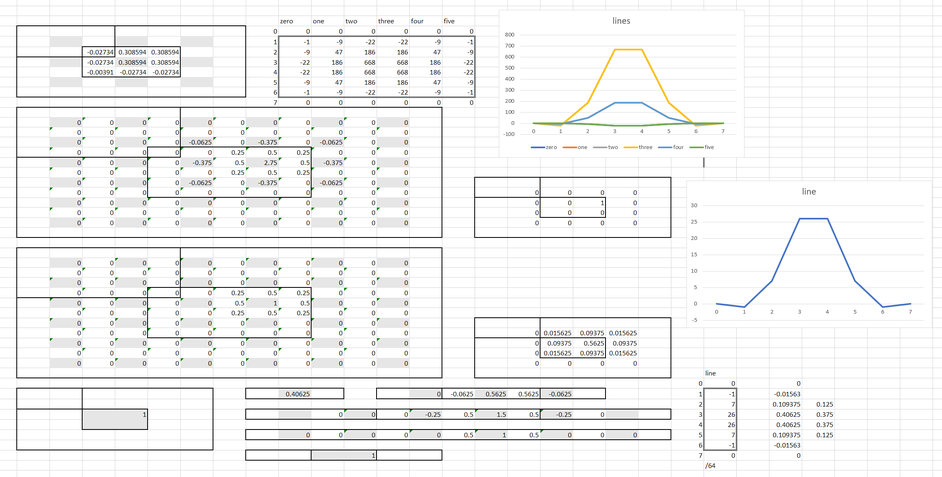
#> input picture tools/super_tent.png, 942 x 477 px, shrunk from 2304 x 1165 before the run, given as the content of the folder tools/test_wavelets/reference_images, which was not available
$ python generate_adaptive_blend_dither.py
#> lines starting #> are read from the running program, lines starting #| are printed output that depends on the picture; after the words box and inside, x2 and y2 are one past the last pixel; in counts of white or black regions, pixels touching at a corner belong together; pictures that were not available may be replaced by others from this repository, and a replacement may not be noted
### tools/test_twelve/second_order_dither.py
#!/usr/bin/env python3
"""
Second-order error diffusion experiment.

Compares three approaches to noise shaping:
1. First-order: standard FS/JJN error diffusion → NTF = (1-H), ~6.8 dB/oct
2. 2H-H² kernel: precomputed kernel aiming for NTF = (1-H)², ~8.2 dB/oct
3. Dual integrator: two coupled error buffers aiming for NTF = (1-C)², ~7.1 dB/oct

Kite et al. insight: In a single feedback loop, the quantizer gain K varies
with the kernel (K≈2 for FS, K≈4.5 for JJN), and NTF = (1-H)/(1+(K-1)H)
which behaves as (1-H) regardless of K. One feedback loop = one order of
noise shaping.

Uses mixed FS/JJN kernel switching with hash-based selection.
The kernel switching is equivalent to threshold dithering but with less white noise
(the hash produces a white noise pattern, but the two kernels are similar enough
that the effective randomization is much smaller than full threshold dithering).
Implements edge seeding matching the Rust dither/basic.rs create_seeded_buffer.

Best results at 50% gray: 2H-H² kernel = 8.22 dB/oct (uniform H² assumption).

Approaches tried that gave worse results:
- Two-pass cascade (X→Y₁, residual X-Y₁→Y₂, threshold Y₁+Y₂):
  Nearly bit-identical to first-order. The residual is already shaped noise
  dancing around zero, so pass 2 contributes almost nothing (0.05% differ).
- MASH-style cascade (tap raw quantization error Q₁ from pass 1):
  Energy preservation broken (0.49→0.52), slope worse at 5.60 dB/oct.
  Without differentiating Y₂ before combining, just adds two +6dB sources.
- Storing shaped_err instead of raw err in error history (for reverse prediction):
  Slope dropped from ~6.3 to ~5.6 dB/oct. Worse, not better.
- FS-only kernels (no mixed FS/JJN switching):
  Collapses into limit cycles / checkerboard at 50% gray (0-5.58 dB/oct).
  Kernel mixing is essential for breaking limit cycles.
- Per-neighbor matched H² correction (look up each neighbor's actual kernel):
  Mathematically correct but slope dropped to 7.51 dB/oct. The cross-kernel
  H² terms are weaker than self-convolution terms.
- Cross-averaged kernels (K = 2H - H⊗H_avg, H_avg = (H_fs+H_jjn)/2):
  7.72 dB/oct. Statistically correct for 50/50 mixing but weaker than
  the uniform assumption which over-corrects beneficially.
- 4-way kernel selection (hash bit 0: FS/JJN, bit 1: FS²/JJN² correction):
  7.41 dB/oct. Adds variation to H² correction but averages to a weaker
  correction than uniform assumption.
- Cross-only selection (always assume OTHER kernel for H² correction):
  6.93 dB/oct. Cross-convolutions FS⊗JJN are weaker than self-convolutions.
- Same kernel for both dual integrator buffers (bit 0 for both instead of bit 0/bit 1):
  Slightly worse (7.08→7.01 at 50%, 7.34→6.91 at 33%). Different kernels per
  integrator give more decorrelation between the two error paths.
- Blue noise map for kernel selection (dither 50% gray as selection pattern):
  Helped 2H-H² slightly (8.22→8.33 at 50%) but hurt first-order (6.78→6.32)
  and dual integrator (7.08→6.52). White noise hash better for limit cycle
  breaking in first-order methods.
- MASH 1-1 digital cancellation with re-binarization (Y = threshold(Y₁ + (1-H)·Y₂)):
  Spatial-domain (1-H) filter: 1.26 dB/oct, re-dithering: 4.06 dB/oct, 1D
  (1-z⁻¹) differentiator: 4.08 dB/oct. The combined signal is continuous and
  re-thresholding introduces unshaped noise. Needs a different recombination
  strategy that preserves binary output.

Usage:
    python second_order_dither.py                    # Gray levels + gradient
    python second_order_dither.py --gray 0.5         # Single gray level
    python second_order_dither.py --gradient-only     # Gradient only
    python second_order_dither.py --image FILE        # Process an image
"""

import numpy as np
from numpy.fft import fft2, fftshift
from PIL import Image
from pathlib import Path
import argparse
import matplotlib
matplotlib.use('Agg')
import matplotlib.pyplot as plt


REACH = 2  # JJN kernel radius


# [9 lines left out: function lowbias32, not called in this run]


def triple32(x: np.uint32) -> np.uint32:
    """Triple32 hash function."""
    x = np.uint32(x)
    x ^= x >> np.uint32(17)
    x = np.uint32(np.uint64(x) * np.uint64(0xed5ad4bb) & 0xFFFFFFFF)
    x ^= x >> np.uint32(11)
    x = np.uint32(np.uint64(x) * np.uint64(0xac4c1b51) & 0xFFFFFFFF)
    x ^= x >> np.uint32(15)
    x = np.uint32(np.uint64(x) * np.uint64(0x31848bab) & 0xFFFFFFFF)
    x ^= x >> np.uint32(14)
    return x


# ============================================================================
# Seeded buffer (matches Rust create_seeded_buffer)
# ============================================================================

# [486 lines left out: functions create_seeded_buffer, extract_result, apply_fs_ltr, apply_fs_rtl, apply_jjn_ltr, apply_jjn_rtl and 11 more, not called in this run]


REACH_2ND = 4  # JJN² kernel radius (dx ±4, dy 0..4)
SEED_2ND = 16  # Seed area width (4x reach for warm-up with negative weights)

REACH_3RD = 6  # JJN³ kernel radius (dx ±6, dy 0..6)
SEED_3RD = 24  # Seed area width (4x reach)


def create_seeded_buffer_r4(input_image):
    """Create padded buffer for second-order kernels.

    Buffer layout (reach=4, seed=8):
        cols: [0..4) overshoot | [4..12) seed | [12..12+W) image | [12+W..20+W) seed | [20+W..24+W) overshoot
        rows: [0..8) seed | [8..8+H) image | [8+H..12+H) overshoot
    """
    height, width = input_image.shape
    r = REACH_2ND
    s = SEED_2ND
    total_left = r + s      # overshoot + seed
    total_right = s + r      # seed + overshoot
    total_top = s            # seed rows
    total_bottom = r         # overshoot rows

    buf_width = total_left + width + total_right
    buf_height = total_top + height + total_bottom
    buf = np.zeros((buf_height, buf_width), dtype=np.float64)

    buf[total_top:total_top + height, total_left:total_left + width] = input_image

    seed_left_start = r
    seed_right_start = total_left + width

    for sx in range(s):
        buf[total_top:total_top + height, seed_left_start + sx] = input_image[:, 0]
    for sx in range(s):
        buf[total_top:total_top + height, seed_right_start + sx] = input_image[:, -1]
    for sy in range(s):
        for sx in range(s):
            buf[sy, seed_left_start + sx] = input_image[0, 0]
        buf[sy, total_left:total_left + width] = input_image[0, :]
        for sx in range(s):
            buf[sy, seed_right_start + sx] = input_image[0, -1]

    return buf


# [37 lines left out: function dither_kernel_2nd, not called in this run]


def dither_adaptive_blend(input_image, seed=0):
    """Gradient-adaptive blend of 1st and 2nd order kernels.

    Blends between 1st-order (FS/JJN) and 2nd-order (2H-H²) kernels based on
    local image gradient. Sharp edges use 1st order (more stable), smooth areas
    use 2nd order (steeper noise shaping).

    Alpha is computed from the original input image (0.0-1.0 range):
        gx = abs(input[y, x+1] - input[y, x])
        gy = abs(input[y+1, x] - input[y, x])
        alpha = (1.0 - gx) * (1.0 - gy)
    alpha=1 → smooth → 2nd order, alpha=0 → edge → 1st order.

    Error is split: alpha*err to 2nd-order kernel, (1-alpha)*err to 1st-order.
    Always LTR (2nd-order component is unstable with serpentine).
    Uses triple32 hash for kernel selection.
    """
    height, width = input_image.shape
    r = REACH_2ND
    s = SEED_2ND

    # Precompute alpha map from original input gradients
    alpha_map = np.ones((height, width), dtype=np.float64)
    for y in range(height):
        for x in range(width):
            gx = abs(input_image[y, min(x + 1, width - 1)] - input_image[y, x])
            gy = abs(input_image[min(y + 1, height - 1), x] - input_image[y, x])
            alpha_map[y, x] = (1.0 - gx) * (1.0 - gy)

    buf = create_seeded_buffer_r4(input_image)
    hashed_seed = triple32(np.uint32(seed))

    bx_start = r  # skip left overshoot
    process_height = s + height
    process_width = s + width + s

    for y in range(process_height):
        for px in range(process_width):
            bx = bx_start + px
            old_val = buf[y, bx]
            new_val = 1.0 if old_val > 0.5 else 0.0
            buf[y, bx] = new_val
            err = old_val - new_val

            img_x = px - s
            img_y = y - s

            # Look up alpha: use 1.0 for seed pixels (uniform = smooth)
            if 0 <= img_x < width and 0 <= img_y < height:
                alpha = alpha_map[img_y, img_x]
            else:
                alpha = 1.0

            coord_x = img_x & 0xFFFF
            coord_y = img_y & 0xFFFF
            coord_hash = triple32(np.uint32(coord_x) ^ (np.uint32(coord_y) << np.uint32(16)) ^ hashed_seed)
            use_jjn = (coord_hash & 1) == 1

            # Split error between kernels
            if alpha < 1.0:
                err_1st = err * (1.0 - alpha)
                err_2nd = err * alpha
                # 1st-order kernel (LTR only, fits within reach=4 buffer)
                if use_jjn:
                    apply_jjn_ltr(buf, bx, y, err_1st)
                else:
                    apply_fs_ltr(buf, bx, y, err_1st)
                # 2nd-order kernel
                if use_jjn:
                    apply_jjn2_ltr(buf, bx, y, err_2nd)
                else:
                    apply_fs2_ltr(buf, bx, y, err_2nd)
            else:
                # Pure 2nd order (common case in smooth areas)
                if use_jjn:
                    apply_jjn2_ltr(buf, bx, y, err)
                else:
                    apply_fs2_ltr(buf, bx, y, err)

    total_left = r + s
    total_top = s
    return buf[total_top:total_top + height, total_left:total_left + width].copy()


# [352 lines left out: functions dither_kernel_3rd, dither_dual_int_2nd, compute_power_spectrum, compute_segmented_radial_power, measure_slope, analyze_gray and 3 more, not called in this run]


# [2 lines that do not run on import are left out]

### tools/generate_adaptive_blend_dither.py
#!/usr/bin/env python3
"""
Generate adaptive 1st/2nd order blend dithered images for wavelet analysis.

Uses gradient-adaptive blending from test_twelve/second_order_dither.py:
smooth areas get 2nd-order (2H-H²) kernels for steeper noise shaping,
sharp edges get 1st-order (FS/JJN) for stability.
"""

import sys
import numpy as np
from pathlib import Path
from PIL import Image
import argparse

# Import from test_twelve
sys.path.insert(0, str(Path(__file__).parent / 'test_twelve'))
from second_order_dither import dither_adaptive_blend


def main():
    parser = argparse.ArgumentParser(description='Generate adaptive blend dithered images')
    parser.add_argument('--ref-dir', type=Path,
                        default=Path('tools/test_wavelets/reference_images'),
                        help='Directory containing reference images')
    parser.add_argument('--output-dir', type=Path,
                        default=Path('tools/test_wavelets/dithered/adaptive-blend'),
                        help='Output directory')
    parser.add_argument('--seed', type=int, default=0,
                        help='Random seed')

    args = parser.parse_args()
    args.output_dir.mkdir(parents=True, exist_ok=True)

    ref_images = list(args.ref_dir.glob("*.png"))
    if not ref_images:
        print(f"No reference images found in {args.ref_dir}")
        return

    print(f"Generating adaptive 1st/2nd blend dithered images...")
    print(f"  Reference: {args.ref_dir}")
    print(f"  Output: {args.output_dir}")
    print()

    for ref_path in sorted(ref_images):
        img = Image.open(ref_path).convert('L')
        input_image = np.array(img, dtype=np.float64) / 255.0

        result = dither_adaptive_blend(input_image, seed=args.seed)
#> after the loop in dither_adaptive_blend, `for y in range(height):`:
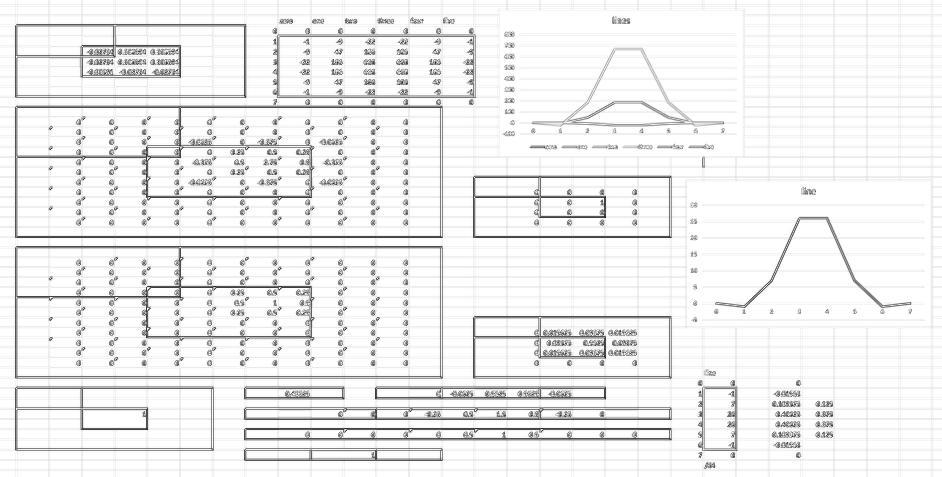
#> alpha_map: shape (477, 942) float64; min 0.0711, max 1, mean 0.939
#> in create_seeded_buffer_r4, `buf[total_top:total_top + height, total_left:total_left + width] = inp..`:
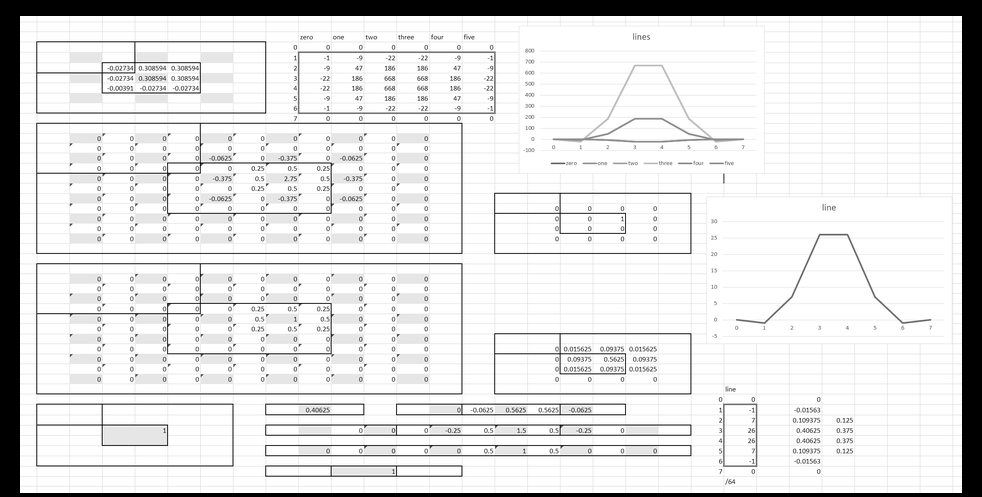
#> buf: shape (497, 982) float64; min 0, max 1, mean 0.878
#> after the loop in create_seeded_buffer_r4, `for sx in range(s):`:
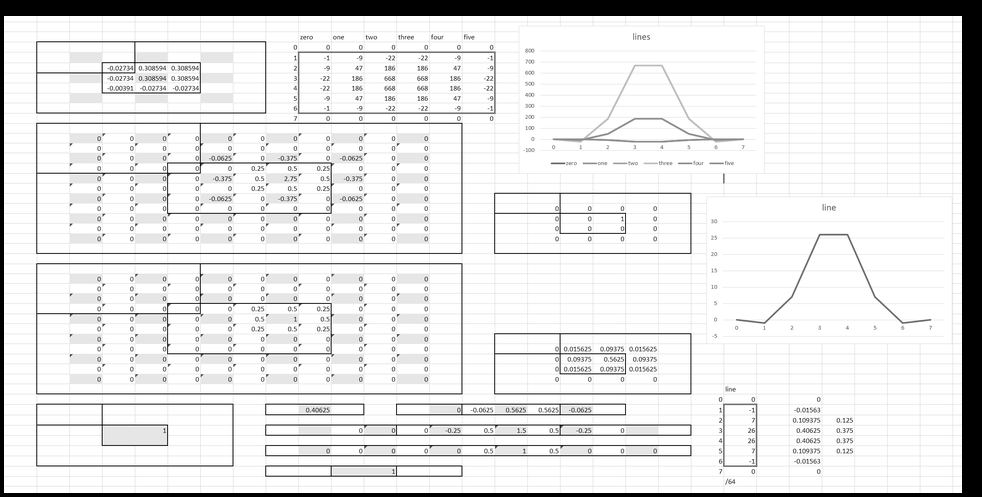
#> buf: shape (497, 982) float64; 1.56% of pixels changed, all inside (x1, y1, x2, y2) = (4, 16, 20, 493)
#> after the loop in create_seeded_buffer_r4, `for sx in range(s):`:
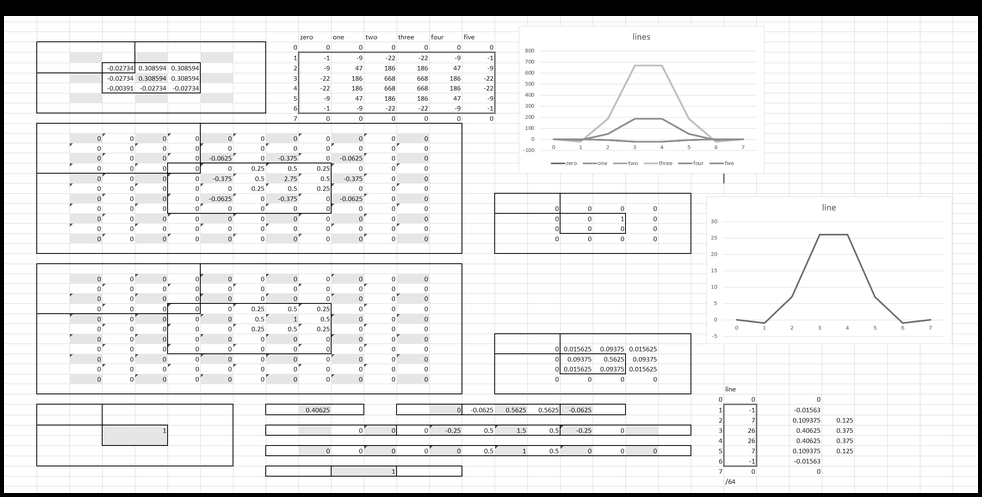
#> buf: shape (497, 982) float64; 1.56% of pixels changed, all inside (x1, y1, x2, y2) = (962, 16, 978, 493)
#> after the loop in create_seeded_buffer_r4, `for sy in range(s):`:
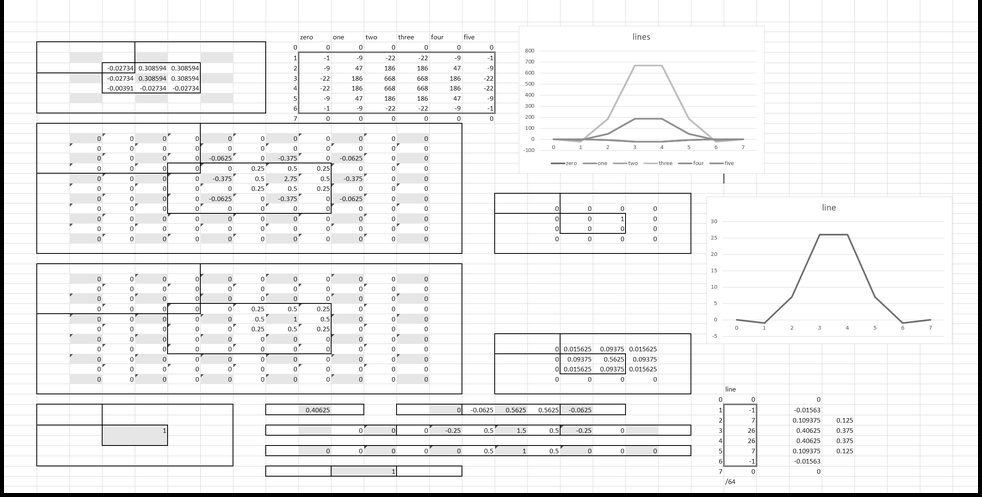
#> buf: shape (497, 982) float64; 3.19% of pixels changed, all inside (x1, y1, x2, y2) = (4, 0, 978, 16)
        out_img = (result * 255).astype(np.uint8)

        output_path = args.output_dir / ref_path.name
        Image.fromarray(out_img, mode='L').save(output_path)
        print(f"  {ref_path.stem} -> {output_path}")

    print()
    print("Done!")


if __name__ == '__main__':
#> (the run stopped early here; a loop or call above may not have finished)
